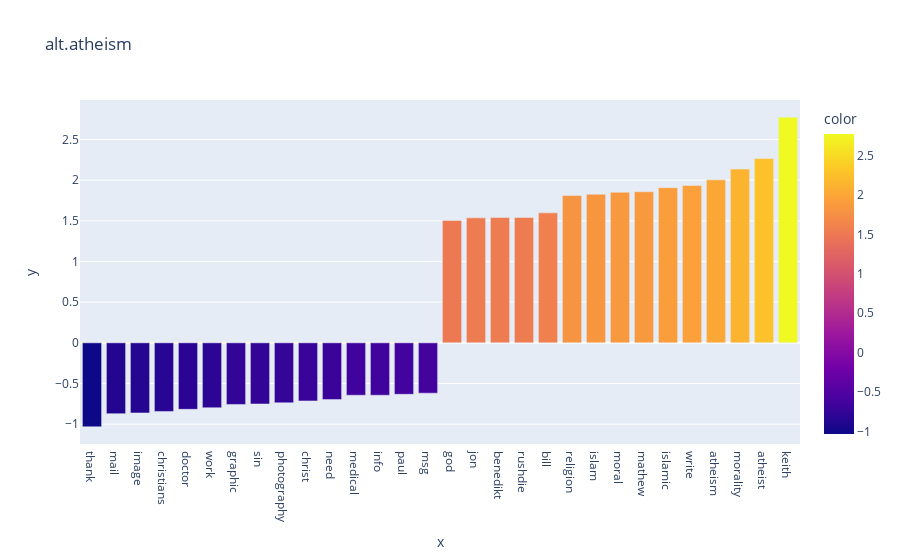
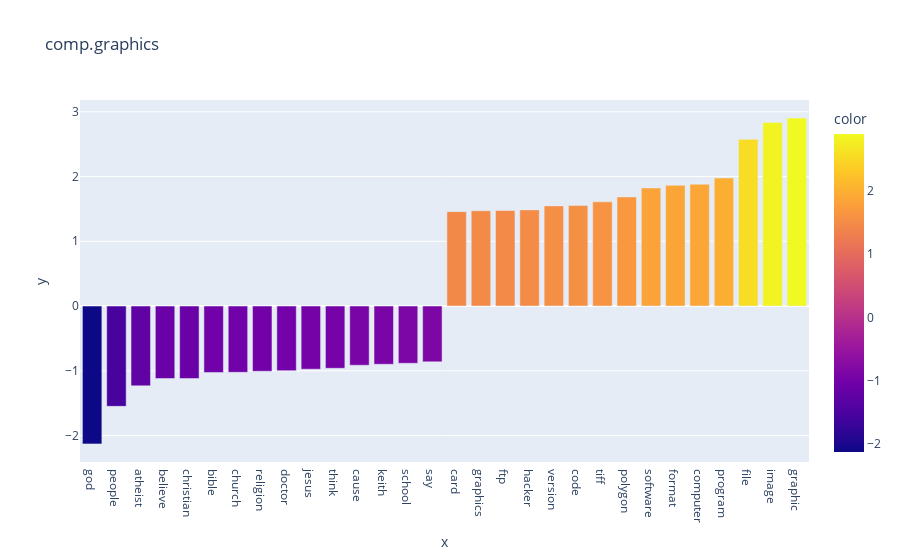
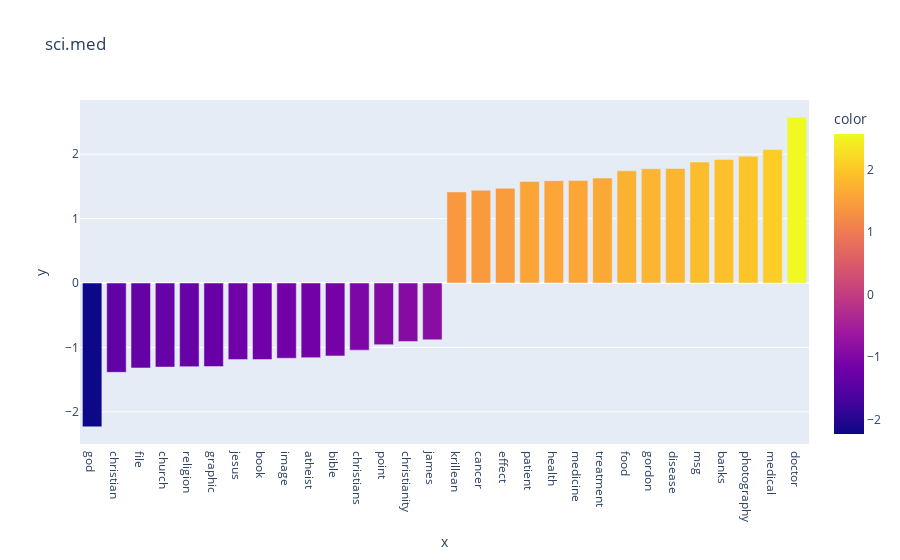
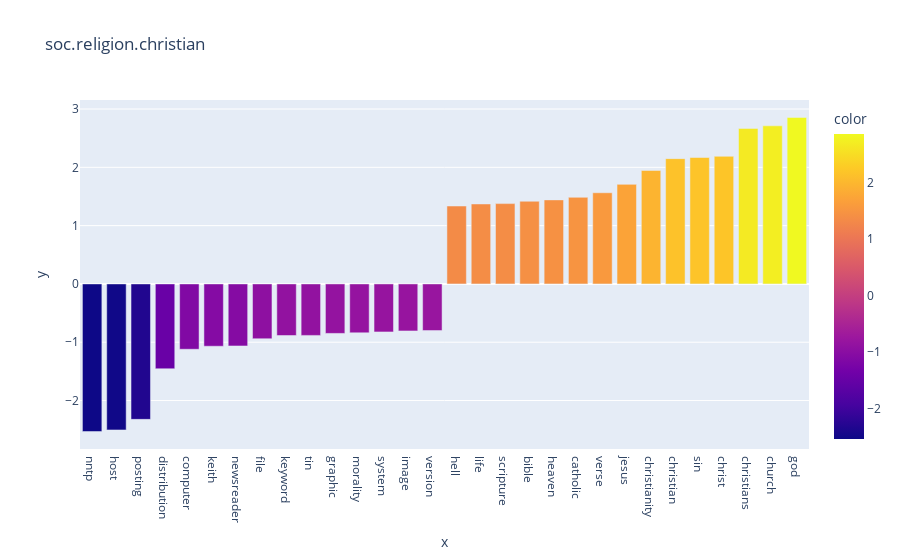

Notebook code for these charts, in order:
### Code cell
plot_features_importance(clf=clf, feature_names=feature_names)

### Figure 1 — Plotly figure (JSON) as saved in the notebook; plotly's stock layout.template omitted (floating-point values rounded to 4 significant figures)
{"data": [{"alignmentgroup": "True", "hoverlabel": {"namelength": 0}, "hovertemplate": "x=%{x}<br>y=%{y}<br>color=%{marker.color}", "legendgroup": "", "marker": {"color": [-1.032, -0.8712, -0.8618, -0.8433, -0.8175, -0.7979, -0.7573, -0.7516, -0.7377, -0.7143, -0.6979, -0.6448, -0.6446, -0.6332, -0.6188, 1.505, 1.536, 1.54, 1.541, 1.598, 1.811, 1.826, 1.851, 1.858, 1.908, 1.934, 2.003, 2.136, 2.265, 2.774], "coloraxis": "coloraxis"}, "name": "", "offsetgroup": "", "orientation": "v", "showlegend": false, "textposition": "auto", "type": "bar", "x": ["thank", "mail", "image", "christians", "doctor", "work", "graphic", "sin", "photography", "christ", "need", "medical", "info", "paul", "msg", "god", "jon", "benedikt", "rushdie", "bill", "religion", "islam", "moral", "mathew", "islamic", "write", "atheism", "morality", "atheist", "keith"], "xaxis": "x", "y": [-1.032, -0.8712, -0.8618, -0.8433, -0.8175, -0.7979, -0.7573, -0.7516, -0.7377, -0.7143, -0.6979, -0.6448, -0.6446, -0.6332, -0.6188, 1.505, 1.536, 1.54, 1.541, 1.598, 1.811, 1.826, 1.851, 1.858, 1.908, 1.934, 2.003, 2.136, 2.265, 2.774], "yaxis": "y"}], "layout": {"autosize": true, "barmode": "relative", "coloraxis": {"colorbar": {"title": {"text": "color"}}, "colorscale": [[0, "#0d0887"], [0.1111, "#46039f"], [0.2222, "#7201a8"], [0.3333, "#9c179e"], [0.4444, "#bd3786"], [0.5556, "#d8576b"], [0.6667, "#ed7953"], [0.7778, "#fb9f3a"], [0.8889, "#fdca26"], [1, "#f0f921"]]}, "legend": {"tracegroupgap": 0}, "title": {"text": "alt.atheism"}, "xaxis": {"anchor": "y", "autorange": true, "domain": [0, 1], "range": [-0.5, 29.5], "title": {"text": "x"}, "type": "category"}, "yaxis": {"anchor": "x", "autorange": true, "domain": [0, 1], "range": [-1.244, 2.985], "title": {"text": "y"}, "type": "linear"}}}

### Figure 2 — Plotly figure (JSON) as saved in the notebook; plotly's stock layout.template omitted (floating-point values rounded to 4 significant figures)
{"data": [{"alignmentgroup": "True", "hoverlabel": {"namelength": 0}, "hovertemplate": "x=%{x}<br>y=%{y}<br>color=%{marker.color}", "legendgroup": "", "marker": {"color": [-2.129, -1.549, -1.233, -1.12, -1.119, -1.026, -1.024, -1.007, -0.9976, -0.9751, -0.9614, -0.9146, -0.8993, -0.8842, -0.862, 1.458, 1.472, 1.476, 1.485, 1.547, 1.552, 1.609, 1.685, 1.824, 1.864, 1.881, 1.978, 2.575, 2.836, 2.903], "coloraxis": "coloraxis"}, "name": "", "offsetgroup": "", "orientation": "v", "showlegend": false, "textposition": "auto", "type": "bar", "x": ["god", "people", "atheist", "believe", "christian", "bible", "church", "religion", "doctor", "jesus", "think", "cause", "keith", "school", "say", "card", "graphics", "ftp", "hacker", "version", "code", "tiff", "polygon", "software", "format", "computer", "program", "file", "image", "graphic"], "xaxis": "x", "y": [-2.129, -1.549, -1.233, -1.12, -1.119, -1.026, -1.024, -1.007, -0.9976, -0.9751, -0.9614, -0.9146, -0.8993, -0.8842, -0.862, 1.458, 1.472, 1.476, 1.485, 1.547, 1.552, 1.609, 1.685, 1.824, 1.864, 1.881, 1.978, 2.575, 2.836, 2.903], "yaxis": "y"}], "layout": {"autosize": true, "barmode": "relative", "coloraxis": {"colorbar": {"title": {"text": "color"}}, "colorscale": [[0, "#0d0887"], [0.1111, "#46039f"], [0.2222, "#7201a8"], [0.3333, "#9c179e"], [0.4444, "#bd3786"], [0.5556, "#d8576b"], [0.6667, "#ed7953"], [0.7778, "#fb9f3a"], [0.8889, "#fdca26"], [1, "#f0f921"]]}, "legend": {"tracegroupgap": 0}, "title": {"text": "comp.graphics"}, "xaxis": {"anchor": "y", "autorange": true, "domain": [0, 1], "range": [-0.5, 29.5], "title": {"text": "x"}, "type": "category"}, "yaxis": {"anchor": "x", "autorange": true, "domain": [0, 1], "range": [-2.409, 3.182], "title": {"text": "y"}, "type": "linear"}}}

### Figure 3 — Plotly figure (JSON) as saved in the notebook; plotly's stock layout.template omitted (floating-point values rounded to 4 significant figures)
{"data": [{"alignmentgroup": "True", "hoverlabel": {"namelength": 0}, "hovertemplate": "x=%{x}<br>y=%{y}<br>color=%{marker.color}", "legendgroup": "", "marker": {"color": [-2.232, -1.386, -1.318, -1.305, -1.298, -1.297, -1.189, -1.188, -1.168, -1.158, -1.132, -1.042, -0.9573, -0.9094, -0.8811, 1.414, 1.44, 1.47, 1.577, 1.589, 1.591, 1.629, 1.741, 1.774, 1.778, 1.878, 1.919, 1.967, 2.072, 2.574], "coloraxis": "coloraxis"}, "name": "", "offsetgroup": "", "orientation": "v", "showlegend": false, "textposition": "auto", "type": "bar", "x": ["god", "christian", "file", "church", "religion", "graphic", "jesus", "book", "image", "atheist", "bible", "christians", "point", "christianity", "james", "krillean", "cancer", "effect", "patient", "health", "medicine", "treatment", "food", "gordon", "disease", "msg", "banks", "photography", "medical", "doctor"], "xaxis": "x", "y": [-2.232, -1.386, -1.318, -1.305, -1.298, -1.297, -1.189, -1.188, -1.168, -1.158, -1.132, -1.042, -0.9573, -0.9094, -0.8811, 1.414, 1.44, 1.47, 1.577, 1.589, 1.591, 1.629, 1.741, 1.774, 1.778, 1.878, 1.919, 1.967, 2.072, 2.574], "yaxis": "y"}], "layout": {"autosize": true, "barmode": "relative", "coloraxis": {"colorbar": {"title": {"text": "color"}}, "colorscale": [[0, "#0d0887"], [0.1111, "#46039f"], [0.2222, "#7201a8"], [0.3333, "#9c179e"], [0.4444, "#bd3786"], [0.5556, "#d8576b"], [0.6667, "#ed7953"], [0.7778, "#fb9f3a"], [0.8889, "#fdca26"], [1, "#f0f921"]]}, "legend": {"tracegroupgap": 0}, "title": {"text": "sci.med"}, "xaxis": {"anchor": "y", "autorange": true, "domain": [0, 1], "range": [-0.5, 29.5], "title": {"text": "x"}, "type": "category"}, "yaxis": {"anchor": "x", "autorange": true, "domain": [0, 1], "range": [-2.499, 2.841], "title": {"text": "y"}, "type": "linear"}}}

### Figure 4 — Plotly figure (JSON) as saved in the notebook; plotly's stock layout.template omitted (floating-point values rounded to 4 significant figures)
{"data": [{"alignmentgroup": "True", "hoverlabel": {"namelength": 0}, "hovertemplate": "x=%{x}<br>y=%{y}<br>color=%{marker.color}", "legendgroup": "", "marker": {"color": [-2.532, -2.505, -2.323, -1.455, -1.12, -1.068, -1.064, -0.9401, -0.8847, -0.883, -0.8487, -0.8387, -0.8239, -0.8066, -0.7998, 1.337, 1.372, 1.378, 1.418, 1.442, 1.486, 1.564, 1.708, 1.946, 2.149, 2.169, 2.189, 2.667, 2.712, 2.856], "coloraxis": "coloraxis"}, "name": "", "offsetgroup": "", "orientation": "v", "showlegend": false, "textposition": "auto", "type": "bar", "x": ["nntp", "host", "posting", "distribution", "computer", "keith", "newsreader", "file", "keyword", "tin", "graphic", "morality", "system", "image", "version", "hell", "life", "scripture", "bible", "heaven", "catholic", "verse", "jesus", "christianity", "christian", "sin", "christ", "christians", "church", "god"], "xaxis": "x", "y": [-2.532, -2.505, -2.323, -1.455, -1.12, -1.068, -1.064, -0.9401, -0.8847, -0.883, -0.8487, -0.8387, -0.8239, -0.8066, -0.7998, 1.337, 1.372, 1.378, 1.418, 1.442, 1.486, 1.564, 1.708, 1.946, 2.149, 2.169, 2.189, 2.667, 2.712, 2.856], "yaxis": "y"}], "layout": {"autosize": true, "barmode": "relative", "coloraxis": {"colorbar": {"title": {"text": "color"}}, "colorscale": [[0, "#0d0887"], [0.1111, "#46039f"], [0.2222, "#7201a8"], [0.3333, "#9c179e"], [0.4444, "#bd3786"], [0.5556, "#d8576b"], [0.6667, "#ed7953"], [0.7778, "#fb9f3a"], [0.8889, "#fdca26"], [1, "#f0f921"]]}, "legend": {"tracegroupgap": 0}, "title": {"text": "soc.religion.christian"}, "xaxis": {"anchor": "y", "autorange": true, "domain": [0, 1], "range": [-0.5, 29.5], "title": {"text": "x"}, "type": "category"}, "yaxis": {"anchor": "x", "autorange": true, "domain": [0, 1], "range": [-2.832, 3.155], "title": {"text": "y"}, "type": "linear"}}}
